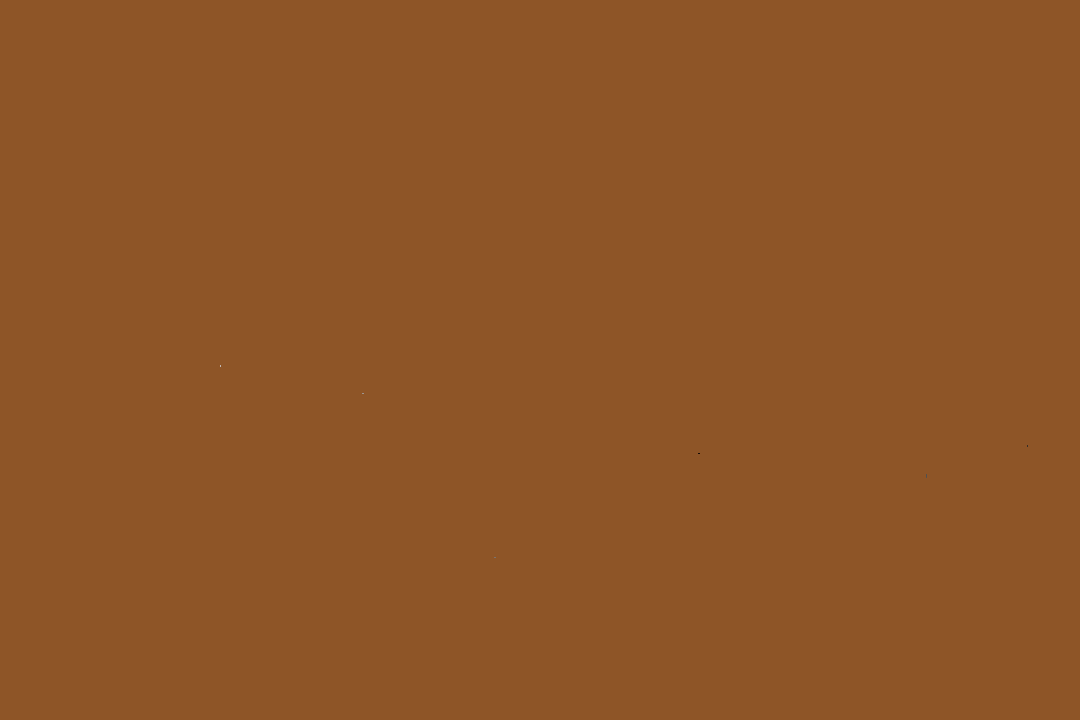
Frame 1 (no input)
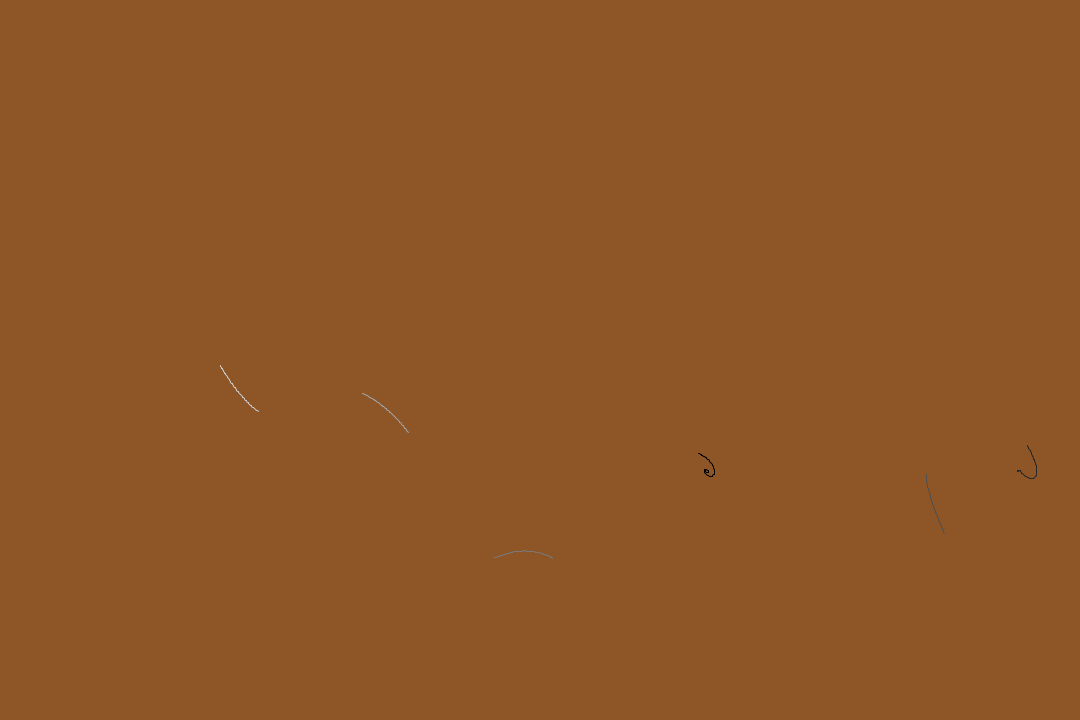
Frame 60 (the mouse pressed at the canvas centre just before this capture)
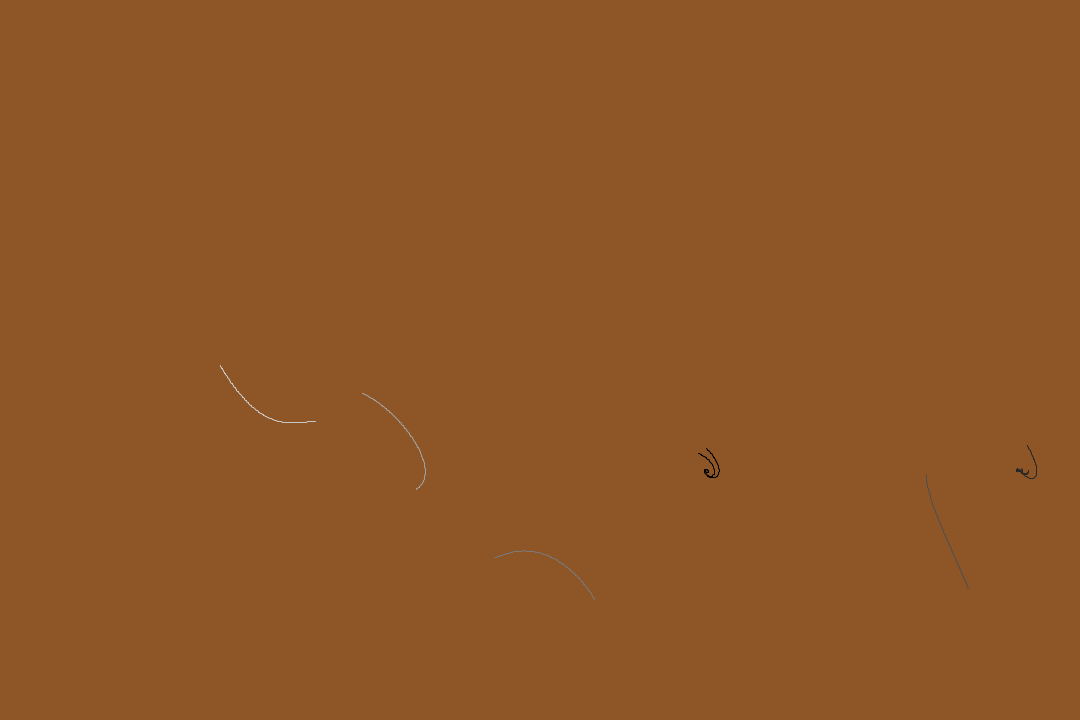
Frame 120 (the mouse held since frame 60 and released just before this capture)

The Processing sketch that drew these frames (run headless with seeded random() and noise(); from frame 60 on, the mouse is pressed at the canvas centre):

// Processing sketch: processing_115261
// ── processing_115261.pde

float t = 0;
float dt = 0.01;
//Below is how you change the slope field, changing the drawing.
//try some of the commented out functions, or write your own
//this can create totally different drawings
float slope(float x, float y) {
  float slope = -cos(x/50)/sin(y/50)+mag(540-x,720-y)/350;
  return slope;
}
float l = 1;
float asign = 1;
float askip = 0;
float bsign = 1;
float bskip = 0;
float csign = 1;
float cskip = 0;
float dsign = 1;
float dskip = 0;
float esign = 1;
float eskip = 0;
float fsign = 1;
float fskip = 0;
float ax = random(1080);
float ay = random(360)+360;
float bx = random(1080);
float by = random(360)+360;
float cx = random(1080);
float cy = random(360)+360;
float dx = random(1080);
float dy = random(360)+360;
float ex = random(1080);
float ey = random(360)+360;
float fx = random(1080);
float fy = random(360)+360;
void setup() {
  size (1080, 720);
  background (142,85,39);
}

void draw() {
//line 1 starts here
  stroke(0);
  if (slope(ax,ay)>10){
    askip = 0;
    while (abs(slope(ax, ay+askip)) > 10){
      askip+= asign;
    }
    line(ax, ay, ax, ay + askip);
    ay += askip;
    if (slope(ax,ay) < 0){
      asign = (-1) * asign;
    }
  } else if (slope(ax,ay)<-10){
    askip = 0;
    while (abs(slope(ax, ay+askip)) > 10){
      askip -= asign;
    }
    line(ax, ay, ax, ay + askip);
    ay += askip;
    if (slope(ax,ay) > 0){
      asign = (-1) * asign;
    }
  } else{
    float sfa = l / mag(slope(ax,ay),1);
    float adx = asign*sfa;
    float ady = asign*slope(ax,ay)*sfa;
    line(ax, ay, ax+adx, ay+ady);
    ax += adx;
    ay += ady;
  }

//line 2 starts here    
  stroke(40);
  if (slope(bx,by)>10){
    bskip = 0;
    while (abs(slope(bx, by+bskip)) > 10){
      bskip += bsign;
    }
    line(bx, by, bx, by + bskip);
    by += bskip;
    if (slope(bx,by) < 0){
      bsign = (-1) * bsign;
    }
  } else if (slope(bx,by)<-10){
    bskip = 0;
    while (abs(slope(bx, by+bskip)) > 10){
      bskip -= bsign;
    }
    line(bx, by, bx, by + bskip);
    by += bskip;
    if (slope(bx,by) > 0){
      bsign = (-1) * bsign;
    }
  } else{
    float sfb = l / mag(slope(bx,by),1);
    float bdx = bsign*sfb;
    float bdy = bsign*slope(bx,by)*sfb;
    line(bx, by, bx+bdx, by+bdy);
    bx += bdx;
    by += bdy;
  }
//line 3 starts here
  stroke(80);
  if (slope(cx,cy)>10){
    cskip = 0;
    while (abs(slope(cx, cy+cskip)) > 10){
      cskip+= csign;
    }
    line(cx, cy, cx, cy + cskip);
    cy += cskip;
    if (slope(cx,cy) < 0){
      csign = (-1) * csign;
    }
  } else if (slope(cx,cy)<-10){
    cskip = 0;
    while (abs(slope(cx, cy+cskip)) > 10){
      cskip -= csign;
    }
    line(cx, cy, cx, cy + cskip);
    cy += cskip;
    if (slope(cx,cy) > 0){
      csign = (-1) * csign;
    }
  } else{
    float sfc = l / mag(slope(cx,cy),1);
    float cdx = csign*sfc;
    float cdy = csign*slope(cx,cy)*sfc;
    line(cx, cy, cx+cdx, cy+cdy);
    cx += cdx;
    cy += cdy;
  }
//line 4 starts here
  stroke(120);
  if (slope(dx,dy)>10){
    dskip = 0;
    while (abs(slope(dx, dy+dskip)) > 10){
      dskip+= dsign;
    }
    line(dx, dy, dx, dy + dskip);
    dy += dskip;
    if (slope(dx,dy) < 0){
      dsign = (-1) * dsign;
    }
  } else if (slope(dx,dy)<-10){
    dskip = 0;
    while (abs(slope(dx, dy+dskip)) > 10){
      dskip -= dsign;
    }
    line(dx, dy, dx, dy + dskip);
    dy += dskip;
    if (slope(dx,dy) > 0){
      dsign = (-1) * dsign;
    }
  } else{
    float sfd = l / mag(slope(dx,dy),1);
    float ddx = dsign*sfd;
    float ddy = dsign*slope(dx,dy)*sfd;
    line(dx, dy, dx+ddx, dy+ddy);
    dx += ddx;
    dy += ddy;
  }
//line 5 starts here
  stroke(160);
  if (slope(ex,ey)>10){
    eskip = 0;
    while (abs(slope(ex, ey+eskip)) > 10){
      eskip+= esign;
    }
    line(ex, ey, ex, ey + eskip);
    ey += eskip;
    if (slope(ex,ey) < 0){
      esign = (-1) * esign;
    }
  } else if (slope(ex,ey)<-10){
    eskip = 0;
    while (abs(slope(ex, ey+eskip)) > 10){
      eskip -= esign;
    }
    line(ex, ey, ex, ey + eskip);
    ey += eskip;
    if (slope(ex,ey) > 0){
      esign = (-1) * esign;
    }
  } else{
    float sfe = l / mag(slope(ex,ey),1);
    float edx = esign*sfe;
    float edy = esign*slope(ex,ey)*sfe;
    line(ex, ey, ex+edx, ey+edy);
    ex += edx;
    ey += edy;
  }
//line 6 starts here
  stroke(200);
  if (slope(fx,fy)>10){
    fskip = 0;
    while (abs(slope(fx, fy+fskip)) > 10){
      fskip+= fsign;
    }
    line(fx, fy, fx, fy + fskip);
    fy += fskip;
    if (slope(fx,fy) < 0){
      fsign = (-1) * fsign;
    }
  } else if (slope(fx,fy)<-10){
    fskip = 0;
    while (abs(slope(fx, fy+fskip)) > 10){
      fskip -= fsign;
    }
    line(fx, fy, fx, fy + fskip);
    fy += fskip;
    if (slope(fx,fy) > 0){
      fsign = (-1) * fsign;
    }
  } else{
    float sff = l / mag(slope(fx,fy),1);
    float fdx = fsign*sff;
    float fdy = fsign*slope(fx,fy)*sff;
    line(fx, fy, fx+fdx, fy+fdy);
    fx += fdx;
    fy += fdy;
  }
}
